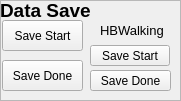
  <widget class="QFrame" name="frame_4">
   <property name="geometry">
    <rect>
     <x>570</x>
     <y>100</y>
     <width>181</width>
     <height>101</height>
    </rect>
   </property>
   <property name="focusPolicy">
    <enum>Qt::ClickFocus</enum>
   </property>
   <property name="frameShape">
    <enum>QFrame::StyledPanel</enum>
   </property>
   <property name="frameShadow">
    <enum>QFrame::Raised</enum>
   </property>
   <widget class="QPushButton" name="PB_SaveStart">
    <property name="geometry">
     <rect>
      <x>2</x>
      <y>20</y>
      <width>81</width>
      <height>31</height>
     </rect>
    </property>
    <property name="text">
     <string>Save Start</string>
    </property>
   </widget>
   <widget class="QPushButton" name="PB_SaveDone">
    <property name="geometry">
     <rect>
      <x>2</x>
      <y>60</y>
      <width>81</width>
      <height>31</height>
     </rect>
    </property>
    <property name="text">
     <string>Save Done</string>
    </property>
   </widget>
   <widget class="QLabel" name="label_DataSave">
    <property name="geometry">
     <rect>
      <x>0</x>
      <y>-5</y>
      <width>151</width>
      <height>31</height>
     </rect>
    </property>
    <property name="font">
     <font>
      <pointsize>18</pointsize>
     </font>
    </property>
    <property name="styleSheet">
     <string notr="true"/>
    </property>
    <property name="text">
     <string>&lt;html&gt;&lt;head/&gt;&lt;body&gt;&lt;p&gt;&lt;span style=&quot; font-size:14pt; font-weight:600;&quot;&gt;Data Save&lt;/span&gt;&lt;/p&gt;&lt;/body&gt;&lt;/html&gt;</string>
    </property>
    <property name="wordWrap">
     <bool>false</bool>
    </property>
   </widget>
   <widget class="QPushButton" name="PB_SaveDone_HB">
    <property name="geometry">
     <rect>
      <x>90</x>
      <y>70</y>
      <width>81</width>
      <height>21</height>
     </rect>
    </property>
    <property name="text">
     <string>Save Done</string>
    </property>
   </widget>
   <widget class="QPushButton" name="PB_SaveStart_HB">
    <property name="geometry">
     <rect>
      <x>90</x>
      <y>45</y>
      <width>80</width>
      <height>21</height>
     </rect>
    </property>
    <property name="text">
     <string>Save Start</string>
    </property>
   </widget>
   <widget class="QLabel" name="label_Backward_4">
    <property name="geometry">
     <rect>
      <x>100</x>
      <y>20</y>
      <width>71</width>
      <height>21</height>
     </rect>
    </property>
    <property name="font">
     <font>
      <pointsize>12</pointsize>
     </font>
    </property>
    <property name="text">
     <string>&lt;html&gt;&lt;head/&gt;&lt;body&gt;&lt;p&gt;&lt;span style=&quot; font-size:10pt;&quot;&gt;HBWalking&lt;/span&gt;&lt;/p&gt;&lt;/body&gt;&lt;/html&gt;</string>
    </property>
   </widget>
  </widget>
